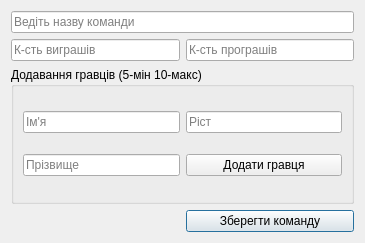
<?xml version="1.0" encoding="UTF-8"?>
<ui version="4.0">
 <class>AddTeamDialog</class>
 <widget class="QDialog" name="AddTeamDialog">
  <property name="geometry">
   <rect>
    <x>0</x>
    <y>0</y>
    <width>365</width>
    <height>243</height>
   </rect>
  </property>
  <property name="windowTitle">
   <string>Додати команду</string>
  </property>
  <property name="windowIcon">
   <iconset resource="src.qrc">
    <normaloff>:/img/img/logo.png</normaloff>:/img/img/logo.png</iconset>
  </property>
  <layout class="QGridLayout" name="gridLayout_2">
   <item row="0" column="0" colspan="2">
    <widget class="QLineEdit" name="teamName">
     <property name="placeholderText">
      <string>Ведіть назву команди</string>
     </property>
    </widget>
   </item>
   <item row="1" column="0">
    <widget class="QLineEdit" name="teamWins">
     <property name="placeholderText">
      <string>К-сть виграшів</string>
     </property>
    </widget>
   </item>
   <item row="1" column="1">
    <widget class="QLineEdit" name="teamLoses">
     <property name="placeholderText">
      <string>К-сть програшів</string>
     </property>
    </widget>
   </item>
   <item row="3" column="1">
    <widget class="QPushButton" name="saveButton">
     <property name="text">
      <string>Зберегти команду</string>
     </property>
    </widget>
   </item>
   <item row="2" column="0" colspan="2">
    <widget class="QGroupBox" name="groupBox">
     <property name="title">
      <string>Додавання гравців (5-мін 10-макс)</string>
     </property>
     <layout class="QGridLayout" name="gridLayout">
      <item row="0" column="0">
       <widget class="QLineEdit" name="playerName">
        <property name="placeholderText">
         <string>Ім'я</string>
        </property>
       </widget>
      </item>
      <item row="0" column="1">
       <widget class="QLineEdit" name="playerHeight">
        <property name="placeholderText">
         <string>Ріст</string>
        </property>
       </widget>
      </item>
      <item row="1" column="0">
       <widget class="QLineEdit" name="playerSurname">
        <property name="placeholderText">
         <string>Прізвище</string>
        </property>
       </widget>
      </item>
      <item row="1" column="1">
       <widget class="QPushButton" name="addPlayer">
        <property name="text">
         <string>Додати гравця</string>
        </property>
       </widget>
      </item>
     </layout>
    </widget>
   </item>
  </layout>
 </widget>
 <resources>
  <include location="src.qrc"/>
 </resources>
 <connections/>
</ui>
